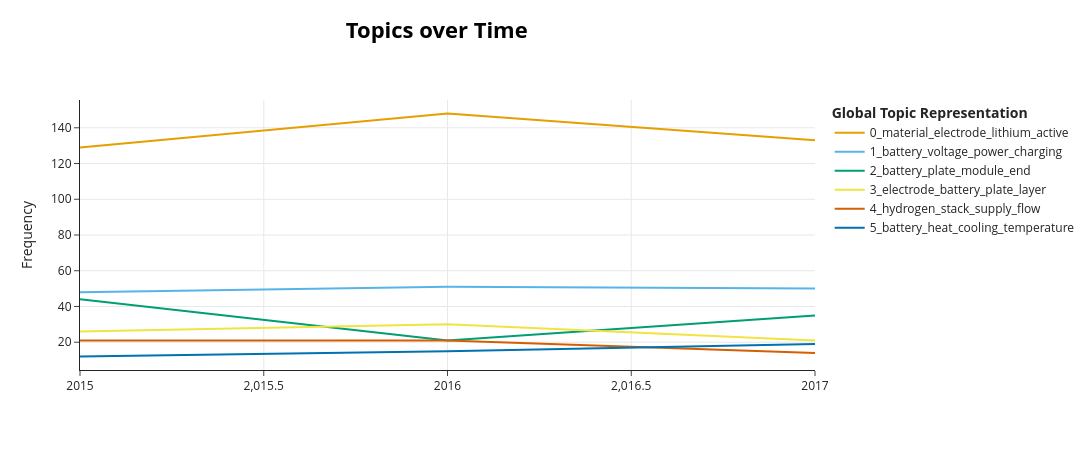

Here is the notebook cell this chart was saved with:
### Markdown cell above
**Topic evolution.** `topics_over_time` counts the patents of each topic per priority year, and recomputes the top words of each topic year by year, so you can also see how the vocabulary of a topic changes.

### Code cell
topics_over_time = topic_model.topics_over_time(sector_docs, sector["year"].tolist())
topic_model.visualize_topics_over_time(topics_over_time, top_n_topics=8)

### Figure 1 — Plotly figure (JSON) as saved in the notebook; plotly's stock layout.template omitted (floating-point values rounded to 4 significant figures)
{"data": [{"hoverinfo": "text", "hovertext": ["<b>Topic 0</b><br>Words: material, lithium, electrode, ion, active", "<b>Topic 0</b><br>Words: material, electrode, lithium, active, battery", "<b>Topic 0</b><br>Words: material, electrode, lithium, battery, electrolyte"], "marker": {"color": "#E69F00"}, "mode": "lines", "name": "0_material_electrode_lithium_active", "type": "scatter", "x": [2015, 2016, 2017], "y": [129, 148, 133]}, {"hoverinfo": "text", "hovertext": ["<b>Topic 1</b><br>Words: battery, voltage, power, current, terminal", "<b>Topic 1</b><br>Words: battery, charging, power, voltage, vehicle", "<b>Topic 1</b><br>Words: battery, voltage, power, charging, storage"], "marker": {"color": "#56B4E9"}, "mode": "lines", "name": "1_battery_voltage_power_charging", "type": "scatter", "x": [2015, 2016, 2017], "y": [48, 51, 50]}, {"hoverinfo": "text", "hovertext": ["<b>Topic 2</b><br>Words: battery, plate, arranged, end, module", "<b>Topic 2</b><br>Words: battery, plate, module, battery module, pack", "<b>Topic 2</b><br>Words: battery, module, plate, end, cover"], "marker": {"color": "#009E73"}, "mode": "lines", "name": "2_battery_plate_module_end", "type": "scatter", "x": [2015, 2016, 2017], "y": [44, 21, 35]}, {"hoverinfo": "text", "hovertext": ["<b>Topic 3</b><br>Words: electrode, battery, plate, layer, positive", "<b>Topic 3</b><br>Words: electrode, battery, plate, layer, positive", "<b>Topic 3</b><br>Words: electrode, battery, plate, acid, secondary"], "marker": {"color": "#F0E442"}, "mode": "lines", "name": "3_electrode_battery_plate_layer", "type": "scatter", "x": [2015, 2016, 2017], "y": [26, 30, 21]}, {"hoverinfo": "text", "hovertext": ["<b>Topic 4</b><br>Words: stack, hydrogen, flow, supply, control", "<b>Topic 4</b><br>Words: stack, hydrogen, flow, valve, supply", "<b>Topic 4</b><br>Words: hydrogen, power, stack, water, resin frame"], "marker": {"color": "#D55E00"}, "mode": "lines", "name": "4_hydrogen_stack_supply_flow", "type": "scatter", "x": [2015, 2016, 2017], "y": [21, 21, 14]}, {"hoverinfo": "text", "hovertext": ["<b>Topic 5</b><br>Words: heat, battery, cooling, temperature, heating", "<b>Topic 5</b><br>Words: battery, cooling, heat, heating, temperature", "<b>Topic 5</b><br>Words: battery, heat, temperature, cooling, module"], "marker": {"color": "#0072B2"}, "mode": "lines", "name": "5_battery_heat_cooling_temperature", "type": "scatter", "x": [2015, 2016, 2017], "y": [12, 15, 19]}], "layout": {"height": 450, "hoverlabel": {"bgcolor": "white", "font": {"family": "Rockwell", "size": 16}}, "legend": {"title": {"text": "<b>Global Topic Representation"}}, "title": {"font": {"color": "Black", "size": 22}, "text": "<b>Topics over Time</b>", "x": 0.4, "xanchor": "center", "y": 0.95, "yanchor": "top"}, "width": 1250, "xaxis": {"showgrid": true}, "yaxis": {"showgrid": true, "title": {"text": "Frequency"}}}}
